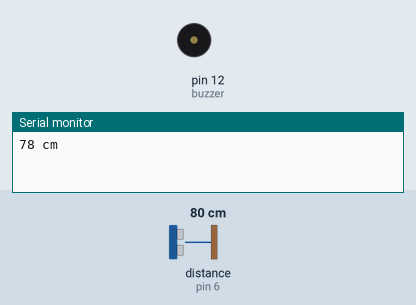
The sketch below on a simulated Arduino Uno, built with avr-gcc and run on an emulated ATmega328P. On the bench: buzzer (waves = sounding, pin HIGH), the last lines printed to the serial monitor. Wiring (inferred from the names in the program): ultrasonic range finder: trigger pin 7; echo pin 6. Inputs (shaded band) come from the test bench; at power-on: distance to the obstacle (sensor on pin 6) 80 cm. The echo pulse lasts 58.3 µs per cm; pins used as bus, display or sensor lines are not drawn.

Above: at 0.9 s.
3.5 s: distance to the obstacle (sensor on pin 6) set to 2 cm
At 5.8 s:
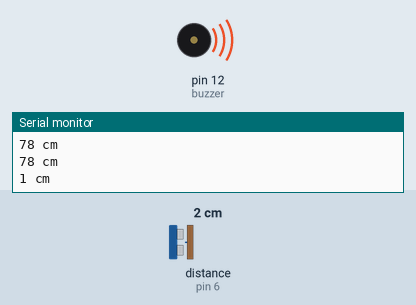
6.9 s: distance to the obstacle (sensor on pin 6) set to 19 cm
10.3 s: distance to the obstacle (sensor on pin 6) set to 23 cm
At 12.3 s:
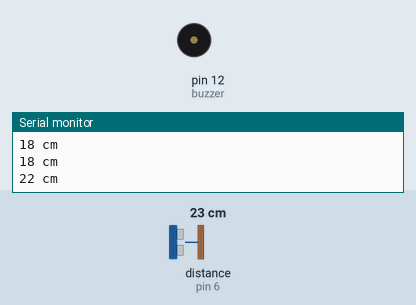
17.3 s: distance to the obstacle (sensor on pin 6) set to 4 cm
At 18.9 s:
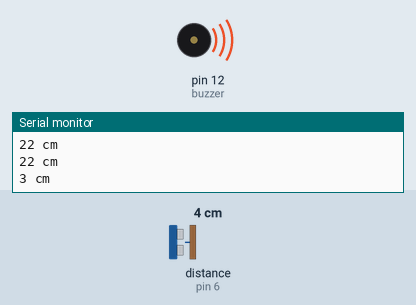
20.7 s: distance to the obstacle (sensor on pin 6) set to 35 cm
At 22.8 s:
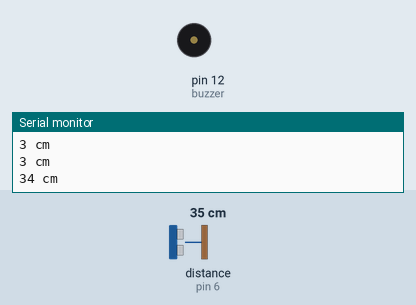
Timing chart, 0 to 28.7 s (numbered marks = the images above; inputs shaded):
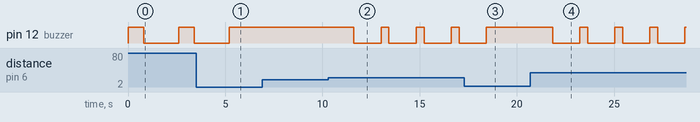

The sketch:

Lab_2.5.ino
```cpp
const int trig = 7;
const int echo = 6;
const int buzzer = 12;
void setup ()
{
pinMode(buzzer, OUTPUT);
pinMode(trig, OUTPUT);
pinMode(echo, INPUT);
digitalWrite(trig , LOW);
Serial.begin(9600) ;
}
void loop ()
{
// send an impulse to trigger the sensor start the measurement
digitalWrite(trig , HIGH);
delayMicroseconds(15) ; // minimum impulse width required by HC -SR4 sensor
digitalWrite(trig , LOW);
long duration = pulseIn(echo , HIGH); // this function waits until the sensor
//outputs the result
// the result is encoded as the pulse width in microseconds
// 'duration ' is the time it takes sound from the transmitter back to the
//receiver after it bounces off an obstacle
const long vsound = 340; // [m/s]
long dist =(duration / 2L)*vsound/10000L; // 10000 is just the scaling
//factor to get the result in [cm]
// REMEMBER : when doing operations with 'long ' variables , always put 'L' after
//constants otherwise you will have bugs !

if( (dist < 100L) && (dist > 80L))
{
  Serial.print(dist);
  Serial.println (" cm");
  digitalWrite(buzzer, HIGH);
  delay(1000);
  digitalWrite(buzzer, LOW);
  delay(1000);
}
else if( (dist < 80L) && (dist > 60L))
{
  Serial.print(dist);
  Serial.println (" cm");
  digitalWrite(buzzer, HIGH);
  delay(800);
  digitalWrite(buzzer, LOW);
  delay(800);
}
else if(( dist < 60L) && (dist > 40L))
{
  digitalWrite(buzzer, HIGH);
  delay(600);
  digitalWrite(buzzer, LOW);
  delay(600);
}
else if((dist < 40L) && (dist > 20L))
{
  Serial.print(dist);
  Serial.println (" cm");
  digitalWrite(buzzer, HIGH);
  delay(400);
  digitalWrite(buzzer, LOW);
  delay(400);
}
else if( dist < 20L)
{
  Serial.print(dist);
  Serial.println (" cm");
  digitalWrite(buzzer, HIGH);
}
delay(1000) ;
}
```

Measured:
- the behaviour switches between 21 and 22 cm on distance to the obstacle (sensor on pin 6) (found by bisection; images 1 and 2)
- after the input at 3.5 s, pin 12 (buzzer): goes on until 5.2 s, then stays HIGH
- after the input at 10.3 s, pin 12 (buzzer): alternates HIGH for 0.40 s and LOW for 1.4 s, starting after 1.3 s
- after the input at 17.3 s, pin 12 (buzzer): goes on until 18.4 s, then stays HIGH
- after the input at 20.7 s, pin 12 (buzzer): alternates HIGH for 0.40 s and LOW for 1.4 s, starting after 1.1 s
- by itself, pin 12 (buzzer): alternates HIGH for 0.80 s and LOW for 1.8 s
